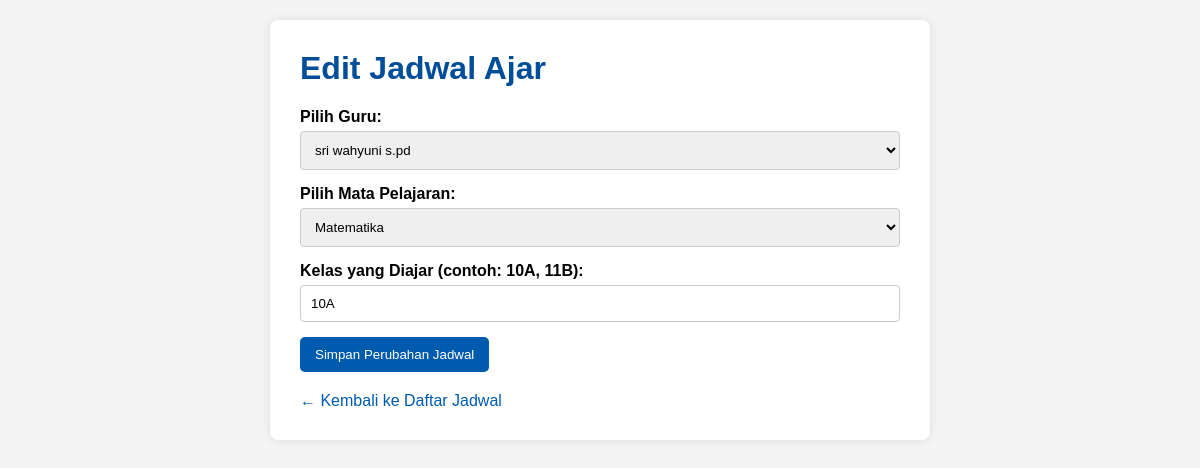
Screenshot of /admin/edit_jadwal.php?id=7 (signed in) with the database file from the repository.
### tables this page shows
CREATE TABLE `jadwal_ajar` (
  `id` int(11) NOT NULL,
  `id_guru` int(11) NOT NULL,
  `id_mapel` int(11) NOT NULL,
  `kelas` varchar(10) NOT NULL
);

CREATE TABLE `guru` (
  `id` int(11) NOT NULL,
  `nip` varchar(20) DEFAULT NULL,
  `nama` varchar(100) NOT NULL,
  `mata_pelajaran` varchar(100) NOT NULL,
  `telepon` varchar(15) DEFAULT NULL,
  `email` varchar(100) DEFAULT NULL
);

CREATE TABLE `mata_pelajaran` (
  `id` int(11) NOT NULL,
  `kode_mapel` varchar(10) NOT NULL,
  `nama_mapel` varchar(100) NOT NULL,
  `deskripsi` text DEFAULT NULL
);

### admin/edit_jadwal.php (the view, shortened to what this page needs)
<?php
include '../koneksi.php';
$id_jadwal = mysqli_real_escape_string($koneksi, $_GET['id']);
$jadwal_query = "SELECT * FROM jadwal_ajar WHERE id='$id_jadwal'";
$jadwal_result = mysqli_query($koneksi, $jadwal_query);
$data_jadwal = mysqli_fetch_assoc($jadwal_result);
$guru_result = mysqli_query($koneksi, "SELECT id, nama FROM guru ORDER BY nama ASC");
$data_guru = mysqli_fetch_all($guru_result, MYSQLI_ASSOC);
$mapel_result = mysqli_query($koneksi, "SELECT id, nama_mapel FROM mata_pelajaran ORDER BY nama_mapel ASC");
$data_mapel = mysqli_fetch_all($mapel_result, MYSQLI_ASSOC);
?>
<!DOCTYPE html>
<html lang="id">
<head>
</head>
<body>
    <div class="container">
        <h1>Edit Jadwal Ajar</h1>
        <form action="proses_jadwal.php?aksi=edit" method="POST">
            <div>
                <label for="id_guru">Pilih Guru:</label>
                <select id="id_guru" name="id_guru" required>
                    <?php foreach ($data_guru as $guru): ?>
                        <option value="<?php echo htmlspecialchars($guru['id']); ?>"
                            <?php if ($guru['id'] == $data_jadwal['id_guru']) echo 'selected'; ?>>
                            <?php echo htmlspecialchars($guru['nama']); ?>
                        </option>
                    <?php endforeach; ?>
                </select>
            </div>
            <div>
                <label for="id_mapel">Pilih Mata Pelajaran:</label>
                <select id="id_mapel" name="id_mapel" required>
                    <?php foreach ($data_mapel as $mapel): ?>
                        <option value="<?php echo htmlspecialchars($mapel['id']); ?>"
                            <?php if ($mapel['id'] == $data_jadwal['id_mapel']) echo 'selected'; ?>>
                            <?php echo htmlspecialchars($mapel['nama_mapel']); ?>
                        </option>
                    <?php endforeach; ?>
                </select>
            </div>
            <div>
                <label for="kelas">Kelas yang Diajar (contoh: 10A, 11B):</label>
                <input type="text" id="kelas" name="kelas" value="<?php echo htmlspecialchars($data_jadwal['kelas']); ?>" required>
            </div>
            <button type="submit">Simpan Perubahan Jadwal</button>
        </form>
        <a href="data_jadwal.php" class="back-link">← Kembali ke Daftar Jadwal</a>
    </div>
</body>
</html>

### admin/edit_jadwal.php (style rules this page uses)
body { font-family: Arial, sans-serif; margin: 0; background-color: #f4f4f4; }
.container { width: 50%; margin: 20px auto; background: white; padding: 30px; border-radius: 8px; box-shadow: 0 0 10px rgba(0,0,0,0.1); }
h1 { color: #004d99; margin-top: 0; }
form div { margin-bottom: 15px; }
label { display: block; margin-bottom: 5px; font-weight: bold; }
select, input[type="text"] { width: 100%; padding: 10px; border: 1px solid #ccc; border-radius: 4px; box-sizing: border-box; }
button { background-color: #005aae; color: white; padding: 10px 15px; border: none; border-radius: 5px; cursor: pointer; }
.back-link { display: block; margin-top: 20px; color: #005aae; text-decoration: none; }

### rows the page displays
jadwal_ajar: id_guru "sri wahyuni s.pd", id_mapel "Matematika", kelas "10A"
